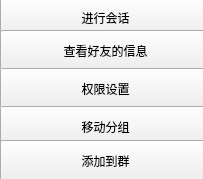
<?xml version="1.0" encoding="UTF-8"?>
<ui version="4.0">
 <class>Dialog</class>
 <widget class="QDialog" name="Dialog">
  <property name="geometry">
   <rect>
    <x>0</x>
    <y>0</y>
    <width>203</width>
    <height>179</height>
   </rect>
  </property>
  <property name="windowTitle">
   <string>Dialog</string>
  </property>
  <widget class="QToolButton" name="toolButton">
   <property name="geometry">
    <rect>
     <x>0</x>
     <y>-3</y>
     <width>211</width>
     <height>41</height>
    </rect>
   </property>
   <property name="text">
    <string>进行会话</string>
   </property>
  </widget>
  <widget class="QToolButton" name="toolButton_2">
   <property name="geometry">
    <rect>
     <x>0</x>
     <y>30</y>
     <width>211</width>
     <height>41</height>
    </rect>
   </property>
   <property name="text">
    <string>查看好友的信息</string>
   </property>
  </widget>
  <widget class="QToolButton" name="toolButton_3">
   <property name="geometry">
    <rect>
     <x>0</x>
     <y>68</y>
     <width>211</width>
     <height>41</height>
    </rect>
   </property>
   <property name="text">
    <string>权限设置</string>
   </property>
  </widget>
  <widget class="QToolButton" name="toolButton_4">
   <property name="geometry">
    <rect>
     <x>0</x>
     <y>106</y>
     <width>211</width>
     <height>41</height>
    </rect>
   </property>
   <property name="text">
    <string>移动分组</string>
   </property>
  </widget>
  <widget class="QToolButton" name="toolButton_5">
   <property name="geometry">
    <rect>
     <x>0</x>
     <y>140</y>
     <width>211</width>
     <height>41</height>
    </rect>
   </property>
   <property name="text">
    <string>添加到群</string>
   </property>
  </widget>
 </widget>
 <resources/>
 <connections/>
</ui>
